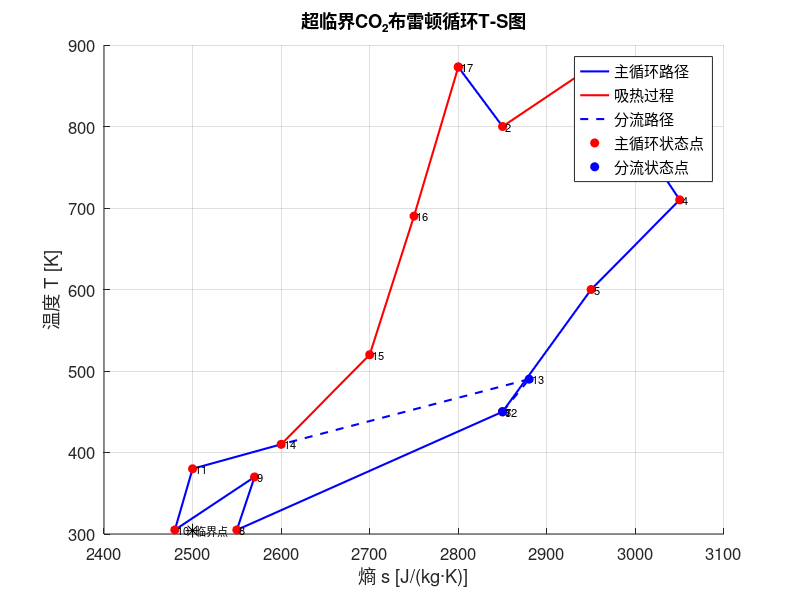

Recreate this plot in MATLAB. (Note: this script raises an error after producing the figure.)
%% 超临界CO₂布雷顿循环T-S图绘制
% 此程序绘制超临界CO₂布雷顿循环的T-S图，使用预设参数

%% 初始化参数 - 各状态点的温度、熵和压力
% 状态点1-17的温度 [K]
T = zeros(17, 1);
T(1) = 873;   % 高压透平入口
T(2) = 800;   % 高压透平出口/再热器入口
T(3) = 873;   % 再热器出口/低压透平入口
T(4) = 710;   % 低压透平出口
T(5) = 600;   % 高温回热器热侧出口
T(6) = 450;   % 低温回热器热侧出口/分流点
T(7) = 450;   % 分流点到主路冷却器
T(8) = 305;   % 冷却器出口/主压缩机a入口
T(9) = 370;   % 主压缩机a出口/中间冷却入口
T(10) = 305;  % 中间冷却出口/主压缩机b入口
T(11) = 380;  % 主压缩机b出口
T(12) = 450;  % 副压缩机入口
T(13) = 490;  % 副压缩机出口
T(14) = 410;  % 合流点
T(15) = 520;  % 低温回热器冷侧出口
T(16) = 690;  % 高温回热器冷侧出口
T(17) = 873;  % 加热器出口/高压透平入口

% 状态点1-17的熵 [J/(kg·K)]
S = zeros(17, 1);
S(1) = 2800;  % 高压透平入口
S(2) = 2850;  % 高压透平出口/再热器入口
S(3) = 2950;  % 再热器出口/低压透平入口
S(4) = 3050;  % 低压透平出口
S(5) = 2950;  % 高温回热器热侧出口
S(6) = 2850;  % 低温回热器热侧出口/分流点
S(7) = 2850;  % 分流点到主路冷却器
S(8) = 2550;  % 冷却器出口/主压缩机a入口
S(9) = 2570;  % 主压缩机a出口/中间冷却入口
S(10) = 2480; % 中间冷却出口/主压缩机b入口
S(11) = 2500; % 主压缩机b出口
S(12) = 2850; % 副压缩机入口
S(13) = 2880; % 副压缩机出口
S(14) = 2600; % 合流点
S(15) = 2700; % 低温回热器冷侧出口
S(16) = 2750; % 高温回热器冷侧出口
S(17) = 2800; % 加热器出口/高压透平入口

% 状态点1-17的压力 [MPa]
P = zeros(17, 1);
P(1) = 21;    % 高压透平入口
P(2) = 15;    % 高压透平出口/再热器入口
P(3) = 15;    % 再热器出口/低压透平入口
P(4) = 7.57;  % 低压透平出口
P(5) = 7.57;  % 高温回热器热侧出口
P(6) = 7.57;  % 低温回热器热侧出口/分流点
P(7) = 7.57;  % 分流点到主路冷却器
P(8) = 7.57;  % 冷却器出口/主压缩机a入口
P(9) = 12;    % 主压缩机a出口/中间冷却入口
P(10) = 12;   % 中间冷却出口/主压缩机b入口
P(11) = 21;   % 主压缩机b出口
P(12) = 7.57; % 副压缩机入口
P(13) = 21;   % 副压缩机出口
P(14) = 21;   % 合流点
P(15) = 21;   % 低温回热器冷侧出口
P(16) = 21;   % 高温回热器冷侧出口
P(17) = 21;   % 加热器出口/高压透平入口

% 其他参数
alpha = 0.3333; % 分流比例
eta = 0.52;     % 循环热效率
W_net = 500;    % 净输出功率 [kJ/kg]

%% 绘制T-S图
% 创建图形
figure;
hold on;

% 设置标题和标签
title('超临界CO₂布雷顿循环T-S图', 'FontSize', 14);
xlabel('熵 s [J/(kg·K)]', 'FontSize', 12);
ylabel('温度 T [K]', 'FontSize', 12);

% 绘制主循环连线
% 高压透平 (1→2)
line1 = plot([S(1),S(2)], [T(1),T(2)], 'b-', 'LineWidth', 1.5);

% 再热器 (2→3) - 等压加热
line2 = plot([S(2),S(3)], [T(2),T(3)], 'r-', 'LineWidth', 1.5);

% 低压透平 (3→4)
plot([S(3),S(4)], [T(3),T(4)], 'b-', 'LineWidth', 1.5);

% 高温回热器热侧 (4→5) - 等压放热
plot([S(4),S(5)], [T(4),T(5)], 'b-', 'LineWidth', 1.5);

% 低温回热器热侧 (5→6) - 等压放热
plot([S(5),S(6)], [T(5),T(6)], 'b-', 'LineWidth', 1.5);

% 冷却器 (7→8) - 等压放热
plot([S(7),S(8)], [T(7),T(8)], 'b-', 'LineWidth', 1.5);

% 主压缩机a (8→9)
plot([S(8),S(9)], [T(8),T(9)], 'b-', 'LineWidth', 1.5);

% 中间冷却器 (9→10) - 等压放热
plot([S(9),S(10)], [T(9),T(10)], 'b-', 'LineWidth', 1.5);

% 主压缩机b (10→11)
plot([S(10),S(11)], [T(10),T(11)], 'b-', 'LineWidth', 1.5);

% 低温回热器冷侧 (14→15) - 等压吸热
plot([S(14),S(15)], [T(14),T(15)], 'r-', 'LineWidth', 1.5);

% 高温回热器冷侧 (15→16) - 等压吸热
plot([S(15),S(16)], [T(15),T(16)], 'r-', 'LineWidth', 1.5);

% 加热器 (16→17/1) - 等压吸热
plot([S(16),S(17)], [T(16),T(17)], 'r-', 'LineWidth', 1.5);

% 分流部分（虚线）
% 副压缩机 (12→13)
line16 = plot([S(12),S(13)], [T(12),T(13)], 'b--', 'LineWidth', 1.5);

% 副压缩机出口到合流点 (13→14) - 连线
plot([S(13),S(14)], [T(13),T(14)], 'b--', 'LineWidth', 1.5);

% 主压缩机出口到合流点 (11→14) - 连线
plot([S(11),S(14)], [T(11),T(14)], 'b-', 'LineWidth', 1.5);

% 标记状态点
for i = 1:17
    if i == 12 || i == 13  % 分流部分的点
        plot(S(i), T(i), 'bo', 'MarkerSize', 6, 'MarkerFaceColor', 'b');
        text(S(i), T(i), [' ', num2str(i)], 'FontSize', 8);
    else  % 主循环的点
        plot(S(i), T(i), 'ro', 'MarkerSize', 6, 'MarkerFaceColor', 'r');
        text(S(i), T(i), [' ', num2str(i)], 'FontSize', 8);
    end
end

% 添加图例
legend([line1, line2, line16, plot(NaN,NaN,'ro','MarkerFaceColor','r'), plot(NaN,NaN,'bo','MarkerFaceColor','b')], ...
       {'主循环路径', '吸热过程', '分流路径', '主循环状态点', '分流状态点'}, ...
       'Location', 'Best', 'FontSize', 8);

% 添加CO₂临界点标记（假设临界点）
Tc = 304.13;  % CO₂临界温度 [K]
Pc = 7.38;    % CO₂临界压力 [MPa]
plot(2500, Tc, 'k*', 'MarkerSize', 10);
text(2500, Tc, ' 临界点', 'FontSize', 8);

% 添加等压线示意（可选）
% 这里简化处理，实际应根据CO₂物性计算

% 设置图形属性
grid on;
set(gca, 'FontSize', 12);
set(gcf, 'Position', [100, 100, 800, 600]);

% 添加说明文本
text(min(S)+0.05*(max(S)-min(S)), max(T)*0.9, ...
    {['循环热效率: ', num2str(eta*100, '%.2f'), ' %'], ...
     ['净输出功率: ', num2str(W_net, '%.2f'), ' kJ/kg'], ...
     ['分流比例: ', num2str(alpha, '%.2f')]}, ...
     'FontSize', 10, 'BackgroundColor', [1 1 1 0.7]);

% 添加标题
title('超临界CO₂布雷顿循环T-S图', 'FontSize', 14);

hold off;

% 在命令窗口输出说明
disp('已绘制超临界CO₂布雷顿循环T-S图');
disp('注意：本图使用预设参数，未进行精确热力学计算');
disp('热力学数据为近似值，仅用于示意'); 